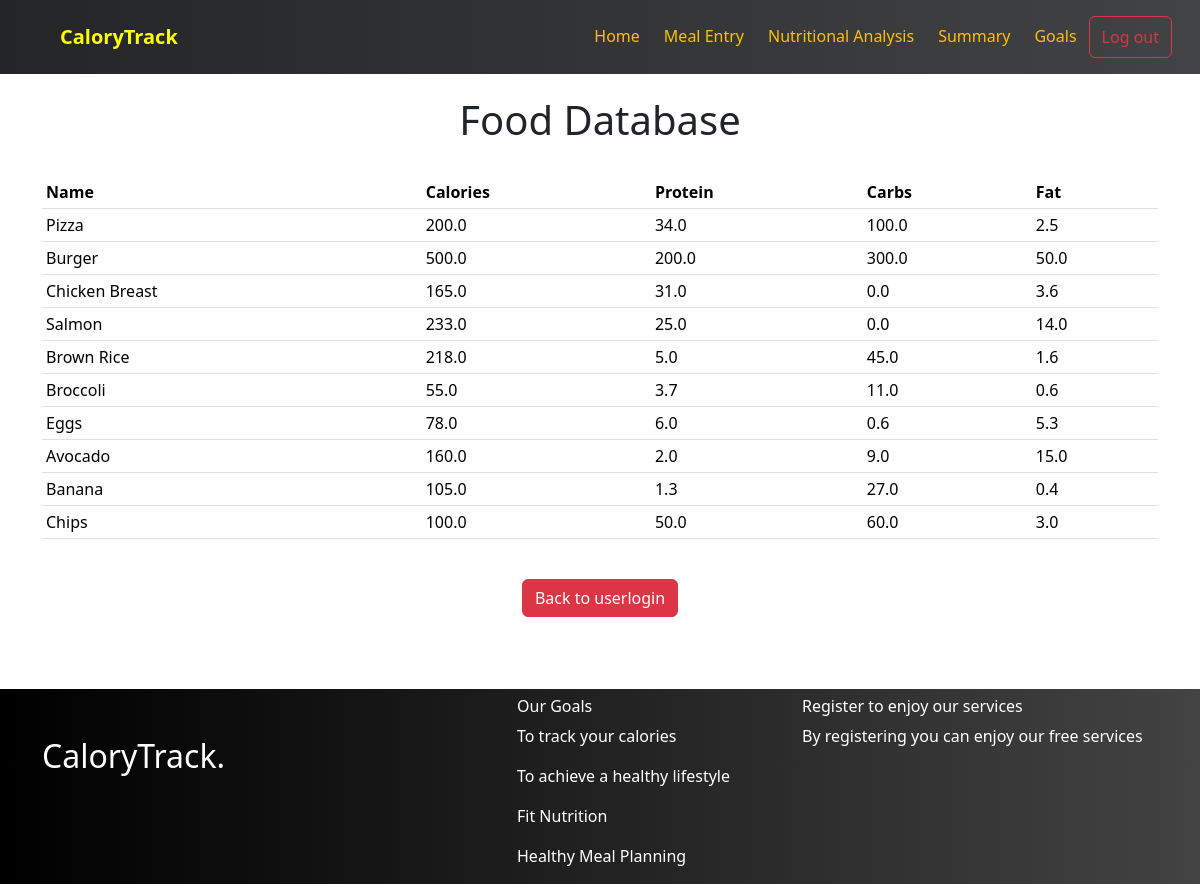
Page /fooddatabase/ on the committed database.
### macroNutrientApp/models.py (models this page shows, shortened)
class Food(models.Model):
    name = models.CharField(max_length=100)
    calories = models.FloatField()
    protein = models.FloatField()
    carbs = models.FloatField()
    fat = models.FloatField()

### macroNutrientApp/views.py (the view)
# urls.py: path('fooddatabase/',views.fooddatabase,name="fooddatabase"),
def fooddatabase(request):
    foods = Food.objects.all()
    return render(request, 'fooddatabase.html', {'foods': foods})

### macroNutrientApp/templates/fooddatabase.html
{% extends 'base.html' %}
{% block content %}
<div class="container mt-5 pt-5">
    <center>
        <h1>Food Database</h1><br>
        <table class="table table-sm">
            <thead>
                <tr>
                    <th>Name</th>
                    <th>Calories</th>
                    <th>Protein</th>
                    <th>Carbs</th>
                    <th>Fat</th>
                </tr>
            </thead>
            <tbody>
                {% for food in foods %}
                <tr>
                    <td>{{ food.name }}</td>
                    <td>{{ food.calories }}</td>
                    <td>{{ food.protein }}</td>
                    <td>{{ food.carbs }}</td>
                    <td>{{ food.fat }}</td>
                </tr>
                {% endfor %}
            </tbody>
        </table>
    </center><br>
    <center><a href= "{% url 'userlogin' %}" class="btn btn-danger">Back to userlogin</a></center>
</div>
{% endblock %}

### macroNutrientApp/templates/base.html (shortened to what this page needs)
{% load static %}
<!DOCTYPE html>
<html lang="en">
<head>
    <link rel="stylesheet" href="{% static 'css/home.css' %}">
    <link rel="stylesheet" href="{% static 'css/foot.css' %}">
    <link rel="stylesheet" href="{% static 'css/goal.css' %}">
    <link href="https://cdn.jsdelivr.net/npm/bootstrap@5.3.3/dist/css/bootstrap.min.css" rel="stylesheet">
    <link href="https://unpkg.com/aos@2.3.1/dist/aos.css" rel="stylesheet">
</head>
<body>
     <header id="header" class="fixed-top" >
          <nav class="navbar navbar-expand-lg" style="background: linear-gradient(to right, #232526, #414345);">
            <div class="container-fluid">
              <a class="navbar-brand mx-5 fw-bold" href="#" style="color: yellow;">CaloryTrack</a>
              <div class="collapse navbar-collapse justify-content-end " id="navbarNavDropdown">
                <ul class="navbar-nav p-2">
                  <li class="nav-item px-1">
                    <a class="nav-link active text-warning" aria-current="page" href="{% url 'userlogin' %}">Home</a>
                  </li>
                  <li class="nav-item px-1">
                    <a class="nav-link text-warning" href="{% url 'mealentry' %}">Meal Entry</a>
                  </li>
                  <li class="nav-item px-1">
                    <a class="nav-link text-warning" href="{% url 'nutritionalanalysis' %}">Nutritional Analysis</a>
                  </li>
                  <li class="nav-item px-1">
                    <a class="nav-link text-warning" href="{% url 'summary' %}">Summary</a>
                  </li>
                  <li class="nav-item px-1">
                    <a class="nav-link text-warning" href="{% url 'goals' %}">Goals</a>
                  </li>
                  <a href="{% url 'home' %}" class="btn btn-outline-danger me-2 py-2" type="button">Log out</a>
                </ul>
              </div>
            </div>
          </nav>
    </header>
    {% block content %}
    {% endblock %}
         <br>
         <br>
         <br>
    <section class="footer-sec">
      <div class="container footer">
        <div class="row" data-aos="fade-up" data-aos-duration="2000">
          <div class="col-lg-3 col-12 col-md-6">
            <div class="footer-items">
              <br>
              <br>
              <div class="footbase" style="color: white;">
                <h2>CaloryTrack<span>.</span></h>
              </div>
            </div>
          </div>
          <div class="col-lg-2 col-12 col-md-6 pt-2">
          </div>
          <div class="col-lg-3 col-12 col-md-6 pt-2">
            <div class="footer-items">
              <div class="footbase1" style="color: white;">
                <h6>Our Goals</h6>
                  <p>To track your calories</p>
                  <p>To achieve a healthy lifestyle</p>
                  <p>Fit Nutrition</p>
                  <p>Healthy Meal Planning</p>
              </div>
            </div>
          </div>
          <div class="col-lg-4 col-12 col-md-6 pt-2">
            <div class="footer-items">
              <div class="footbase1" style="color: white;">
                <h6>Register to enjoy our services</h6>
                <p class="jo">By registering you can enjoy our free services</p>
                <br>
              </div>
            </div>
          </div>
        </div>
      </div>
    </section>
</body>
</html>

### macroNutrientApp/static/css/foot.css (style rules this page uses)
.footer-sec { background: linear-gradient(to right, #000000, #434343); }

### rows in the picture
Food: name "Pizza", calories "200.0", protein "34.0", carbs "100.0", fat "2.5"
Food: name "Burger", calories "500.0", protein "200.0", carbs "300.0", fat "50.0"
Food: name "Chicken Breast", calories "165.0", protein "31.0", carbs "0.0", fat "3.6"
Food: name "Salmon", calories "233.0", protein "25.0", carbs "0.0", fat "14.0"
Food: name "Brown Rice", calories "218.0", protein "5.0", carbs "45.0", fat "1.6"
Food: name "Broccoli", calories "55.0", protein "3.7", carbs "11.0", fat "0.6"
Food: name "Eggs", calories "78.0", protein "6.0", carbs "0.6", fat "5.3"
Food: name "Avocado", calories "160.0", protein "2.0", carbs "9.0", fat "15.0"
Food: name "Banana", calories "105.0", protein "1.3", carbs "27.0", fat "0.4"
Food: name "Chips", calories "100.0", protein "50.0", carbs "60.0", fat "3.0"
